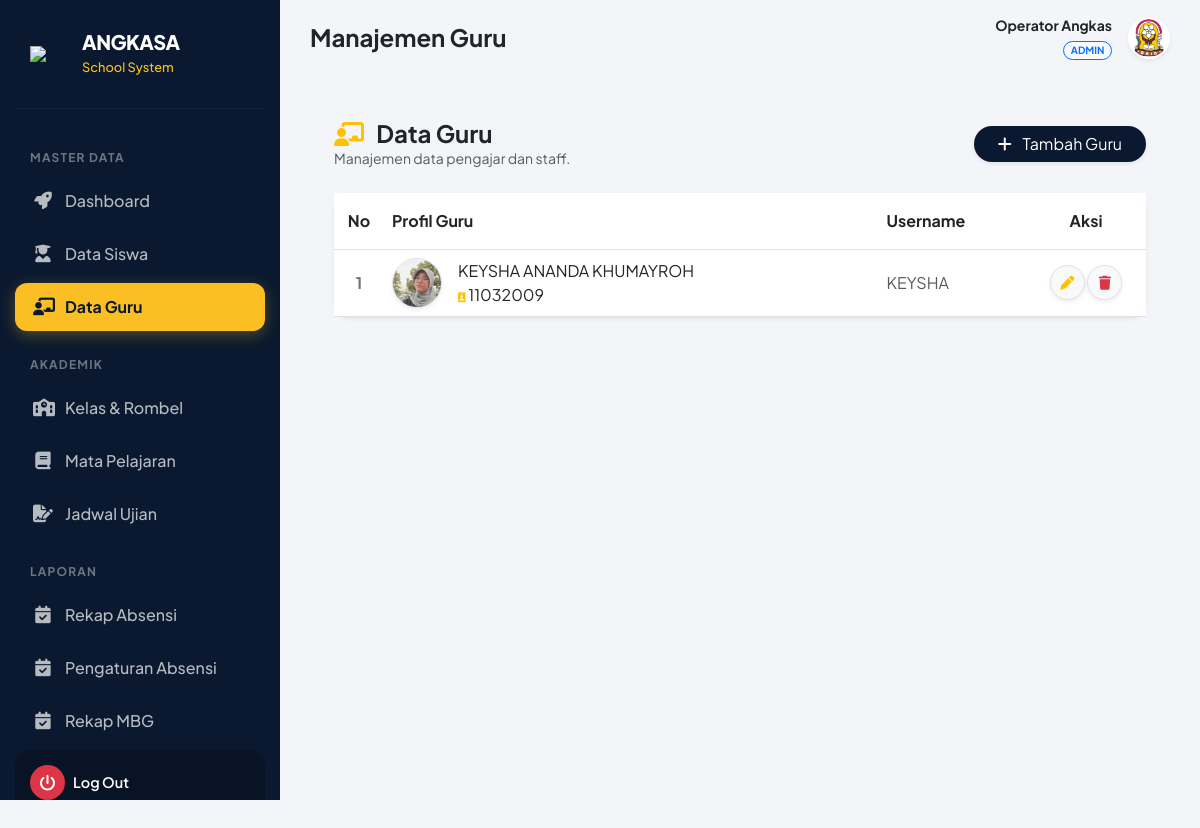
The app's page /admin/guru/data_guru.php (signed in) with its own data.
### tables this page shows
CREATE TABLE `tb_guru` (
  `id_guru` int(11) NOT NULL,
  `nip` varchar(20) NOT NULL,
  `nama_guru` varchar(100) NOT NULL,
  `username` varchar(50) NOT NULL,
  `password` varchar(255) NOT NULL,
  `foto` varchar(255) DEFAULT 'default.jpg'
);

### admin/guru/data_guru.php (the view, shortened to what this page needs)
<?php
include '../../config/koneksi.php';
include '../../layouts/header.php';
include '../../layouts/sidebar.php';
?>
<div class="container-fluid p-4 mobile-p-0">
    <div class="d-flex justify-content-between align-items-center mb-4 mobile-sticky-header">
        <div>
            <h4 class="mb-0 fw-bold text-dark"><i class="fas fa-chalkboard-teacher me-2 text-warning"></i> Data Guru</h4>
            <p class="text-muted small mb-0 d-none d-md-block">Manajemen data pengajar dan staff.</p>
        </div>
        <button type="button" class="btn btn-primary bg-navy rounded-pill px-4 shadow-sm border-0 btn-sm-mobile" data-bs-toggle="modal" data-bs-target="#modalTambah">
            <i class="fas fa-plus me-2"></i> <span class="d-none d-md-inline">Tambah Guru</span><span class="d-md-none">Tambah</span>
        </button>
    </div>
    <div class="card border-0 shadow-sm rounded-4">
        <div class="card-body p-0">
            <div class="table-responsive">
                <table class="table table-hover align-middle mb-0">
                    <thead class="bg-light">
                        <tr>
                            <th class="text-center py-3" width="50">No</th>
                            <th class="py-3">Profil Guru</th>
                            <th class="py-3 td-username-desktop">Username</th>
                            <th class="text-center py-3" width="120">Aksi</th>
                        </tr>
                    </thead>
                    <tbody>
                        <?php
                        $no = 1;
                        $query = mysqli_query($koneksi, "SELECT * FROM tb_guru ORDER BY id_guru DESC");
                        if(mysqli_num_rows($query) > 0){
                            while($data = mysqli_fetch_array($query)){
                        ?>
                        <tr>
                            <td class="text-center fw-bold text-secondary td-no"><?php echo $no++; ?></td>
                            <td class="td-profil">
                                <div class="d-flex align-items-center">
                                    <img src="../../uploads/profil/<?php echo $data['foto']; ?>" class="rounded-circle border shadow-sm me-3" width="50" height="50" style="object-fit: cover;">
                                    <div>
                                        <div class="mobile-nama"><?php echo $data['nama_guru']; ?></div>
                                        <div class="mobile-sub">
                                            <i class="fas fa-id-badge text-warning" style="font-size: 10px;"></i> <?php echo $data['nip']; ?>
                                        </div>
                                    </div>
                                </div>
                            </td>
                            <td class="text-muted td-username-desktop"><?php echo $data['username']; ?></td>
                            <td class="text-center td-aksi">
                                <button type="button"
                                        class="btn btn-sm btn-light border text-warning rounded-circle shadow-sm btn-edit"
                                        data-bs-toggle="modal"
                                        data-bs-target="#modalEdit"
                                        data-id="<?php echo $data['id_guru']; ?>"
                                        data-nip="<?php echo $data['nip']; ?>"
                                        data-nama="<?php echo $data['nama_guru']; ?>"
                                        data-username="<?php echo $data['username']; ?>"
                                        data-foto="<?php echo $data['foto']; ?>"
                                        style="width: 35px; height: 35px;">
                                    <i class="fas fa-pen"></i>
                                </button>
                                <a href="hapus_guru.php?id=<?php echo $data['id_guru']; ?>" class="btn btn-sm btn-light border text-danger rounded-circle shadow-sm btn-hapus" style="width: 35px; height: 35px; display:inline-flex; align-items:center; justify-content:center;">
                                    <i class="fas fa-trash"></i>
                                </a>
                            </td>
                        </tr>
                        <?php
                            }
                        } else {
                            echo '<tr><td colspan="4" class="text-center py-5 text-muted">Belum ada data guru.</td></tr>';
                        }
                        ?>
                    </tbody>
                </table>
            </div>
        </div>
    </div>
</div>
<?php include '../../layouts/footer.php'; ?>

### layouts/header.php (shortened to what this page needs)
<?php
$foto_nav = "default.jpg";
if(isset($koneksi)){
    $id_u = $_SESSION['id_user'];
    $role_u = $_SESSION['role'];
    $tabel = ($role_u == 'siswa') ? 'tb_siswa' : (($role_u == 'guru') ? 'tb_guru' : 'tb_admin');
    $kolom = "id_" . $role_u;
    $q_foto = mysqli_query($koneksi, "SELECT foto FROM $tabel WHERE $kolom='$id_u'");
    if($d_foto = mysqli_fetch_assoc($q_foto)){
        if(!empty($d_foto['foto'])) $foto_nav = $d_foto['foto'];
    }
}
?>
<!DOCTYPE html>
<html lang="id">
<head>
    <link rel="stylesheet" href="https://cdnjs.cloudflare.com/ajax/libs/font-awesome/6.4.0/css/all.min.css">
    <link rel="stylesheet" href="https://cdn.jsdelivr.net/npm/bootstrap@5.3.0/dist/css/bootstrap.min.css">
</head>
<body>
<div class="topbar">
    <div class="d-flex align-items-center gap-3">
        <h4 class="m-0 fw-bold d-none d-lg-block text-dark">
            <?php
                $page = basename($_SERVER['PHP_SELF'], ".php");
                $titles = [
                    'index' => 'Dashboard Overview',
                    'data_siswa' => 'Manajemen Siswa',
                    'data_guru' => 'Manajemen Guru',
                    'lihat_tugas' => 'Tugas Sekolah',
                    'data_ujian' => 'Ujian Online'
                ];
                echo isset($titles[$page]) ? $titles[$page] : 'Panel Sistem';
            ?>
        </h4>
    </div>
    <div class="dropdown">
        <a href="halaman_segera.php" class="d-flex align-items-center text-decoration-none gap-3" data-bs-toggle="dropdown">
            <div class="text-end d-none d-lg-block">
                <div class="fw-bold text-dark small"><?php echo substr($_SESSION['nama'], 0, 15); ?></div>
                <div class="badge bg-light text-primary border border-primary rounded-pill" style="font-size: 10px;">
                    <?php echo strtoupper($_SESSION['role']); ?>
                </div>
            </div>
            <img src="/sekolah_kita/uploads/profil/<?php echo $foto_nav; ?>"
                 class="rounded-circle shadow-sm border border-2 border-white"
                 style="width: 42px; height: 42px; object-fit: cover;">
        </a>
    </div>
</div>
<div class="d-flex">

### layouts/header.php (style rules this page uses)
:root { --primary: #0a192f; --secondary: #112240; --accent: #fbbf24; --bg-body: #f3f5f9; --text-dark: #1e293b; --text-gray: #64748b; --danger: #ef4444; --success: #10b981; --radius: 16px; }
body { font-family: 'Plus Jakarta Sans', sans-serif; background-color: var(--bg-body); color: var(--text-dark); overflow-x: hidden; padding-bottom: 80px; }
.topbar { margin-left: 280px; padding: 15px 30px; background: transparent; display: flex; justify-content: space-between; align-items: center; }

### admin/guru/data_guru.php (style rules this page uses)
.bg-navy { background-color: #0a192f; }

### records on screen
tb_guru: foto (picture), nama_guru "KEYSHA ANANDA KHUMAYROH", nip "11032009", username "KEYSHA"

### other values on screen
$titles[$page] "Manajemen Guru"
substr($_SESSION['nama'], 0, 15) "Operator Angkas"
$_SESSION['role'] "ADMIN"
